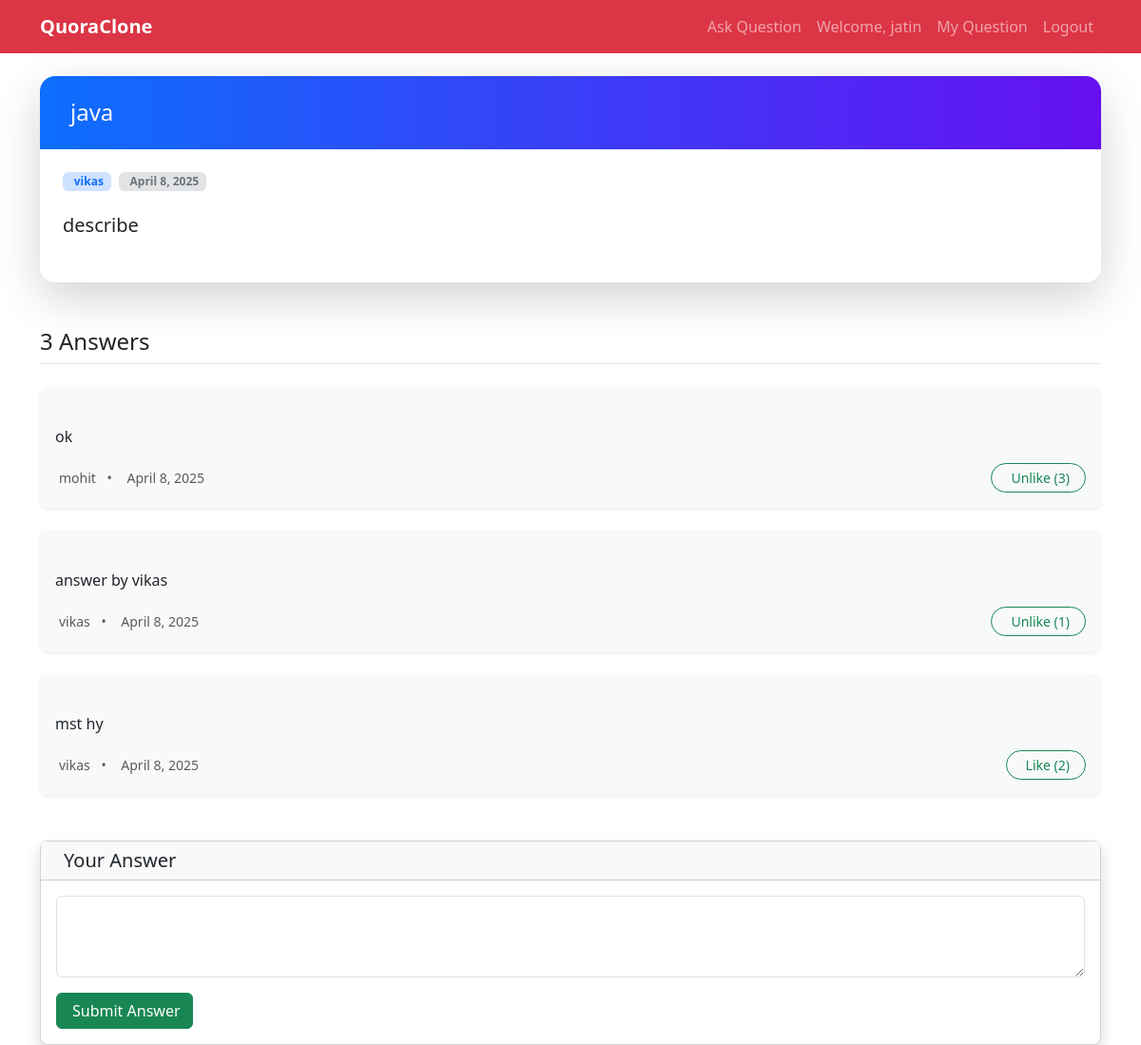
The page /qa/question/2/ (signed in) on the database its author committed.
### qa_app/models.py (models this page shows, shortened)
class Question(models.Model):
    title = models.CharField(max_length=200)
    content = models.TextField()
    author = models.ForeignKey(User, on_delete=models.CASCADE, related_name='questions')
    created_at = models.DateTimeField(auto_now_add=True)
    updated_at = models.DateTimeField(auto_now=True)

class Answer(models.Model):
    question = models.ForeignKey(Question, on_delete=models.CASCADE, related_name='answers')
    content = models.TextField()
    author = models.ForeignKey(User, on_delete=models.CASCADE, related_name='answers')
    created_at = models.DateTimeField(auto_now_add=True)
    updated_at = models.DateTimeField(auto_now=True)
    likes = models.ManyToManyField(User, related_name='liked_answers', blank=True)
    def total_likes(self):
        return self.likes.count()

### qa_app/views.py (the view)
# urls.py: path('question/<int:pk>/', views.question_detail, name='question_detail'),
@login_required
def question_detail(request, pk):
    question = get_object_or_404(Question, pk=pk)
    question.content = mark_safe(markdown(question.content, extensions=['fenced_code']))
    answers = question.answers.all().order_by('-created_at')
    for answer in answers:
        answer.content = mark_safe(markdown(answer.content, extensions=['fenced_code']))
    if request.method == 'POST':
        form = AnswerForm(request.POST)
        if form.is_valid() and request.user.is_authenticated:
            answer = form.save(commit=False)
            answer.question = question
            answer.author = request.user
            answer.save()
            return redirect('question_detail', pk=pk)
    else:
        form = AnswerForm()
    return render(request, 'qa_app/question_details.html', {
        'question': question,
        'answers': answers,
        'form': form
    })

### qa_app/forms.py
class AnswerForm(forms.ModelForm):
    class Meta:
        model = Answer
        fields = ['content']
        widgets = {
            'content': forms.Textarea(attrs={'class': 'form-control', 'rows': 3}),
        }
        labels = {
            'content': 'Your Answer',
        }

### templates/qa_app/question_details.html (shortened to what this page needs)
{% extends 'base.html' %}
{% block content %}
<div class="card mb-5 shadow-lg border-0 rounded-4 position-relative question-card">
    <div class="card-header text-white py-4 px-4 border-0 rounded-top-4" style="background: linear-gradient(to right, #0d6efd, #6610f2);">
        <h2 class="mb-0 d-flex align-items-center">
            <span class="fs-4">{{ question.title }}</span>
        </h2>
    </div>
    <div class="card-body p-4">
        <div class="d-flex flex-wrap align-items-center mb-3">
            <span class="badge bg-primary-subtle text-primary me-2">
                 {{ question.author.username }}
            </span>
            <span class="badge bg-secondary-subtle text-secondary">
                 {{ question.created_at|date:"F j, Y" }}
            </span>
        </div>
        <div class="question-content fs-5 lh-lg text-dark">
            {{ question.content|safe}}
        </div>
    </div>
</div>
<h4 class="mb-4 border-bottom pb-2">{{ answers.count }} Answer{% if answers.count != 1 %}s{% endif %}</h4>
{% for answer in answers %}
    <div class="card mb-4 border-0 shadow-sm rounded-3 bg-light answer-card" id="answer-{{ answer.id }}">
        <div class="card-body">
            <div class="fs-6 mb-3 text-dark">
                {{ answer.content|safe }}
            </div>
            <div class="d-flex justify-content-between align-items-center">
                <small class="text-muted">
                    {{ answer.author.username }}
                    <span class="mx-2">•</span>
                    {{ answer.created_at|date:"F j, Y" }}
                </small>
                {% if user.is_authenticated %}
                    <button class="btn btn-sm btn-outline-success like-button rounded-pill px-3" data-answer-id="{{ answer.id }}">
                        {% if user in answer.likes.all %}
                            Unlike
                        {% else %}
                            Like
                        {% endif %}
                        (<span class="likes-count">{{ answer.total_likes }}</span>)
                    </button>
                {% else %}
                    <span class="badge bg-secondary rounded-pill px-3 py-2">
                        <i class="bi bi-heart-fill me-1"></i>{{ answer.total_likes }}
                    </span>
                {% endif %}
            </div>
        </div>
    </div>
{% empty %}
    <div class="alert alert-info shadow-sm">
        <i class="bi bi-info-circle-fill me-2"></i>No answers yet. Be the first to answer!
    </div>
{% endfor %}
{% if user.is_authenticated %}
    <div class="card mt-5 shadow rounded-3">
        <div class="card-header bg-light">
            <h5 class="mb-0">Your Answer</h5>
        </div>
        <div class="card-body">
            <form method="post">
                <div class="mb-3">
                    {{ form.content }}
                </div>
                <button type="submit" class="btn btn-success">
                     Submit Answer
                </button>
            </form>
        </div>
    </div>
{% else %}
    <div class="alert alert-secondary mt-5 text-center">
        <i class="bi bi-box-arrow-in-right me-1"></i>
        <a href="{% url 'login' %}" class="alert-link">Login</a> to post an answer.
    </div>
{% endif %}
{% endblock %}

### templates/base.html (shortened to what this page needs)
<!DOCTYPE html>
<html lang="en">
<head>
    <link rel="stylesheet" href="https://cdnjs.cloudflare.com/ajax/libs/highlight.js/11.8.0/styles/github.min.css">
    <link href="https://cdn.jsdelivr.net/npm/bootstrap@5.3.0-alpha1/dist/css/bootstrap.min.css" rel="stylesheet">
</head>
<body>
    <nav class="navbar navbar-expand-lg navbar-dark bg-danger mb-4">
        <div class="container">
            <a class="navbar-brand" href="{% url 'home' %}">QuoraClone</a>
            <div class="collapse navbar-collapse" id="navbarNav">
                <ul class="navbar-nav ms-auto">
                    {% if user.is_authenticated %}
                        <li class="nav-item">
                            <a class="nav-link" href="{% url 'ask_question' %}">Ask Question</a>
                        </li>
                        <li class="nav-item">
                            <span class="nav-link">Welcome, {{ user.username }}</span>
                        </li>
                        <li class="nav-item">
                            <a class="nav-link" href="{% url 'my_questions' %}">My Question</a>
                        </li>
                        <li class="nav-item">
                            <a class="nav-link" href="{% url 'logout' %}">Logout</a>
                        </li>
                    {% endif %}
                </ul>
            </div>
        </div>
    </nav>
    <div class="container">
        {% block content %}{% endblock %}
    </div>
</body>
</html>

### templates/base.html (style rules this page uses)
.navbar-brand { font-weight: bold; }
.question-card { transition: transform 0.2s ease-in-out, box-shadow 0.2s ease-in-out; }

### rows shown on the page
Question: title "java", author.username "vikas", created_at "April 8, 2025", content "describe"
Answer: content "ok", author.username "mohit", created_at "April 8, 2025", shows "Unlike", total_likes "3"
Answer: content "answer by vikas", author.username "vikas", created_at "April 8, 2025", shows "Unlike", total_likes "1"
Answer: content "mst hy", author.username "vikas", created_at "April 8, 2025", shows "Like", total_likes "2"

### other values the page prints
{{ user.username }} "jatin"
{{ answers.count }} "3"
